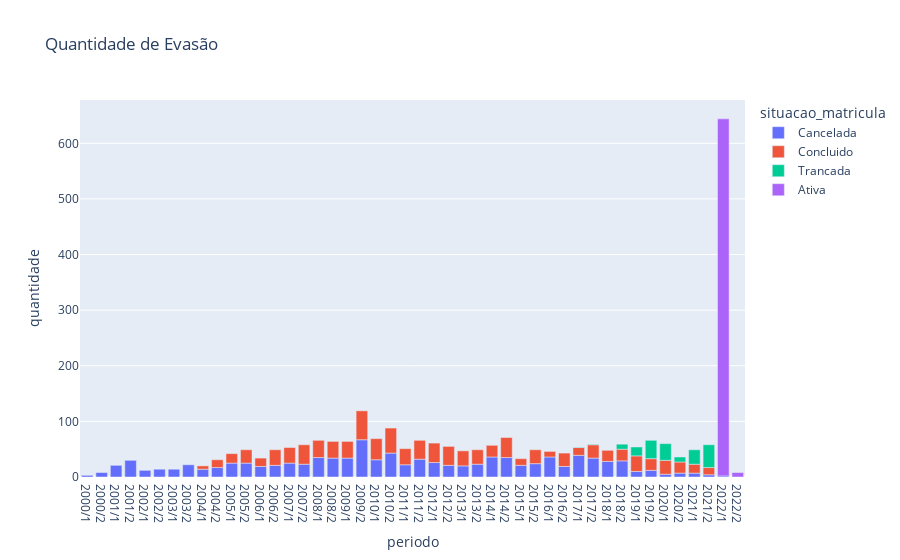

This figure's notebook cell:
### Code cell
fig = px.bar(situacao_filtrada, x="periodo", y="quantidade", title='Quantidade de Evasão', color='situacao_matricula')
fig.show()

### Figure 1 — Plotly figure (JSON) as saved in the notebook; plotly's stock layout.template omitted (floating-point values rounded to 4 significant figures)
{"data": [{"alignmentgroup": "True", "hovertemplate": "situacao_matricula=Cancelada<br>periodo=%{x}<br>quantidade=%{y}<extra></extra>", "legendgroup": "Cancelada", "marker": {"color": "#636efa", "pattern": {"shape": ""}}, "name": "Cancelada", "offsetgroup": "Cancelada", "orientation": "v", "showlegend": true, "textposition": "auto", "type": "bar", "x": ["2000/1", "2000/2", "2001/1", "2001/2", "2002/1", "2002/2", "2003/1", "2003/2", "2004/1", "2004/2", "2005/1", "2005/2", "2006/1", "2006/2", "2007/1", "2007/2", "2008/1", "2008/2", "2009/1", "2009/2", "2010/1", "2010/2", "2011/1", "2011/2", "2012/1", "2012/2", "2013/1", "2013/2", "2014/1", "2014/2", "2015/1", "2015/2", "2016/1", "2016/2", "2017/1", "2017/2", "2018/1", "2018/2", "2019/1", "2019/2", "2020/1", "2020/2", "2021/1", "2021/2", "2022/1"], "xaxis": "x", "y": [3, 8, 21, 30, 12, 14, 14, 22, 14, 17, 25, 25, 19, 21, 25, 23, 35, 34, 34, 67, 31, 43, 22, 32, 26, 21, 20, 23, 36, 35, 21, 24, 36, 19, 39, 34, 28, 29, 10, 12, 5, 7, 7, 4, 2], "yaxis": "y"}, {"alignmentgroup": "True", "hovertemplate": "situacao_matricula=Concluido<br>periodo=%{x}<br>quantidade=%{y}<extra></extra>", "legendgroup": "Concluido", "marker": {"color": "#EF553B", "pattern": {"shape": ""}}, "name": "Concluido", "offsetgroup": "Concluido", "orientation": "v", "showlegend": true, "textposition": "auto", "type": "bar", "x": ["2004/1", "2004/2", "2005/1", "2005/2", "2006/1", "2006/2", "2007/1", "2007/2", "2008/1", "2008/2", "2009/1", "2009/2", "2010/1", "2010/2", "2011/1", "2011/2", "2012/1", "2012/2", "2013/1", "2013/2", "2014/1", "2014/2", "2015/1", "2015/2", "2016/1", "2016/2", "2017/1", "2017/2", "2018/1", "2018/2", "2019/1", "2019/2", "2020/1", "2020/2", "2021/1", "2021/2"], "xaxis": "x", "y": [6, 14, 17, 24, 15, 28, 28, 35, 31, 30, 30, 52, 38, 45, 29, 34, 35, 34, 27, 26, 21, 36, 12, 25, 10, 24, 14, 24, 20, 21, 28, 21, 25, 20, 16, 13], "yaxis": "y"}, {"alignmentgroup": "True", "hovertemplate": "situacao_matricula=Trancada<br>periodo=%{x}<br>quantidade=%{y}<extra></extra>", "legendgroup": "Trancada", "marker": {"color": "#00cc96", "pattern": {"shape": ""}}, "name": "Trancada", "offsetgroup": "Trancada", "orientation": "v", "showlegend": true, "textposition": "auto", "type": "bar", "x": ["2017/1", "2017/2", "2018/2", "2019/1", "2019/2", "2020/1", "2020/2", "2021/1", "2021/2"], "xaxis": "x", "y": [1, 1, 9, 16, 33, 30, 9, 26, 41], "yaxis": "y"}, {"alignmentgroup": "True", "hovertemplate": "situacao_matricula=Ativa<br>periodo=%{x}<br>quantidade=%{y}<extra></extra>", "legendgroup": "Ativa", "marker": {"color": "#ab63fa", "pattern": {"shape": ""}}, "name": "Ativa", "offsetgroup": "Ativa", "orientation": "v", "showlegend": true, "textposition": "auto", "type": "bar", "x": ["2022/1", "2022/2"], "xaxis": "x", "y": [642, 8], "yaxis": "y"}], "layout": {"barmode": "relative", "legend": {"title": {"text": "situacao_matricula"}, "tracegroupgap": 0}, "title": {"text": "Quantidade de Evasão"}, "xaxis": {"anchor": "y", "domain": [0, 1], "title": {"text": "periodo"}}, "yaxis": {"anchor": "x", "domain": [0, 1], "title": {"text": "quantidade"}}}}
